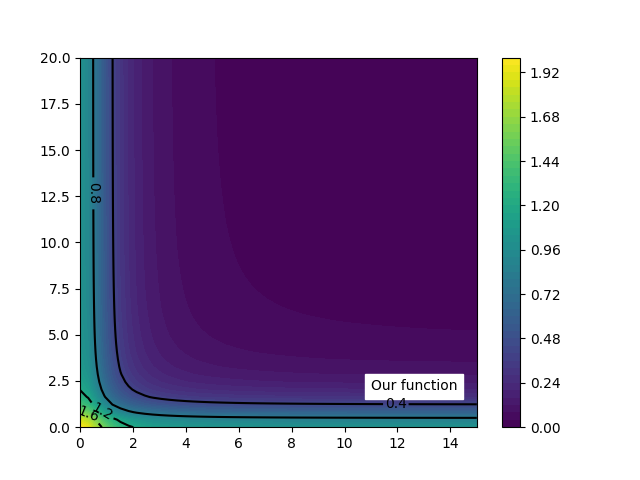

Python code for this plot:
import matplotlib.pyplot as plt
import numpy as np

xAr = np.linspace(0, 15, 50)
yAr = np.linspace(0, 20, 50)
x, y = np.meshgrid(xAr, yAr)
z = (1 / (1 + x ** 2) + 1 / (1 + y ** 2))

ctr = plt.contour( x, y, z, levels=4, colors='k')
fil = plt.contourf(x, y, z, levels=60)
plt.annotate('Our function', (11, 2), backgroundcolor='w')
plt.clabel(ctr)
plt.colorbar(fil)
plt.show()
